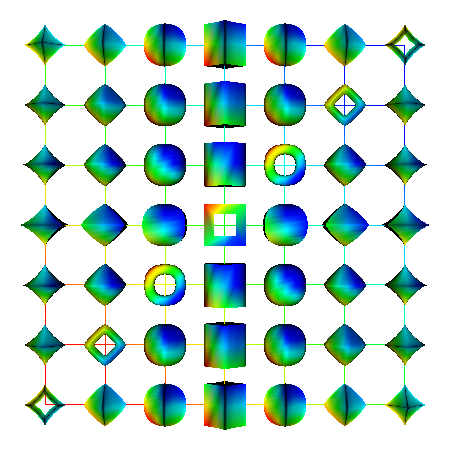

This chart was generated by the following Python code:
#!/usr/bin/env python

# Demonstrate vtkProgrammableGlyphFilter with source-based coloring by
# placing superquadric glyphs on a plane with transform-based positioning
# and toroidal mode toggling.

# Factory overrides
import vtkmodules.vtkInteractionStyle  # noqa: F401
import vtkmodules.vtkRenderingFreeType  # noqa: F401
import vtkmodules.vtkRenderingOpenGL2  # noqa: F401

from vtkmodules.vtkCommonTransforms import vtkTransform
from vtkmodules.vtkFiltersCore import vtkElevationFilter
from vtkmodules.vtkFiltersGeneral import vtkTransformPolyDataFilter
from vtkmodules.vtkFiltersProgrammable import vtkProgrammableGlyphFilter
from vtkmodules.vtkFiltersSources import (
    vtkPlaneSource,
    vtkSuperquadricSource,
)
from vtkmodules.vtkRenderingCore import (
    vtkActor,
    vtkPolyDataMapper,
    vtkRenderWindow,
    vtkRenderWindowInteractor,
    vtkRenderer,
)

res = 6

# Plane with elevation coloring
plane = vtkPlaneSource()
plane.SetResolution(res, res)

colors = vtkElevationFilter()
colors.SetInputConnection(plane.GetOutputPort())
colors.SetLowPoint(-0.25, -0.25, -0.25)
colors.SetHighPoint(0.25, 0.25, 0.25)

plane_mapper = vtkPolyDataMapper()
plane_mapper.SetInputConnection(colors.GetOutputPort())

plane_actor = vtkActor()
plane_actor.SetMapper(plane_mapper)
plane_actor.GetProperty().SetRepresentationToWireframe()

# Superquadric glyph source with elevation coloring and transform
superquadric_source = vtkSuperquadricSource()

superquadric_colors = vtkElevationFilter()
superquadric_colors.SetInputConnection(superquadric_source.GetOutputPort())
superquadric_colors.SetLowPoint(-0.25, -0.25, -0.25)
superquadric_colors.SetHighPoint(0.25, 0.25, 0.25)

superquadric_transform = vtkTransform()

transform_superquadric = vtkTransformPolyDataFilter()
transform_superquadric.SetInputConnection(superquadric_colors.GetOutputPort())
transform_superquadric.SetTransform(superquadric_transform)
transform_superquadric.Update()

# Programmable glyph filter.
# The def is required by vtkProgrammableGlyphFilter.SetGlyphMethod().
glypher = vtkProgrammableGlyphFilter()
glypher.SetInputConnection(colors.GetOutputPort())
glypher.SetSourceConnection(transform_superquadric.GetOutputPort())
glypher.SetColorModeToColorBySource()


def glyph():
    x, y, z = glypher.GetPoint()
    length = glypher.GetInput(0).GetLength()
    scale = length / (2.0 * res)
    superquadric_transform.Identity()
    if x == y:
        superquadric_source.ToroidalOn()
        superquadric_transform.Translate(x, y, z)
        superquadric_transform.RotateX(90)
    else:
        superquadric_transform.Translate(x, y, z)
        superquadric_source.ToroidalOff()
    superquadric_transform.Scale(scale, scale, scale)
    superquadric_source.SetPhiRoundness(abs(x) * 5.0)
    superquadric_source.SetThetaRoundness(abs(y) * 5.0)


glypher.SetGlyphMethod(glyph)

glyph_mapper = vtkPolyDataMapper()
glyph_mapper.SetInputConnection(glypher.GetOutputPort())

glyph_actor = vtkActor()
glyph_actor.SetMapper(glyph_mapper)

# Renderer
renderer = vtkRenderer()
renderer.AddActor(plane_actor)
renderer.AddActor(glyph_actor)
renderer.SetBackground(1, 1, 1)

# Window
render_window = vtkRenderWindow()
render_window.SetMultiSamples(0)
render_window.AddRenderer(renderer)
render_window.SetSize(450, 450)
render_window.SetWindowName("prog glyphs by source")

# Scene
renderer.ResetCamera()
renderer.GetActiveCamera().Zoom(1.3)

# Interactor
interactor = vtkRenderWindowInteractor()
interactor.SetRenderWindow(render_window)

interactor.Initialize()
interactor.Start()
